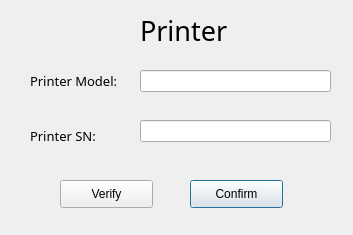
<?xml version="1.0" encoding="UTF-8"?>
<ui version="4.0">
 <class>Dialog</class>
 <widget class="QDialog" name="Dialog">
  <property name="geometry">
   <rect>
    <x>0</x>
    <y>0</y>
    <width>353</width>
    <height>235</height>
   </rect>
  </property>
  <property name="windowTitle">
   <string>Dialog</string>
  </property>
  <widget class="QLabel" name="title">
   <property name="geometry">
    <rect>
     <x>140</x>
     <y>10</y>
     <width>121</width>
     <height>41</height>
    </rect>
   </property>
   <property name="font">
    <font>
     <family>Product Sans</family>
     <pointsize>20</pointsize>
    </font>
   </property>
   <property name="text">
    <string>Printer</string>
   </property>
  </widget>
  <widget class="QLineEdit" name="unitV_text">
   <property name="geometry">
    <rect>
     <x>140</x>
     <y>120</y>
     <width>191</width>
     <height>22</height>
    </rect>
   </property>
  </widget>
  <widget class="QPushButton" name="confirm_button">
   <property name="geometry">
    <rect>
     <x>190</x>
     <y>180</y>
     <width>93</width>
     <height>28</height>
    </rect>
   </property>
   <property name="text">
    <string>Confirm</string>
   </property>
  </widget>
  <widget class="QLabel" name="label_2">
   <property name="geometry">
    <rect>
     <x>30</x>
     <y>120</y>
     <width>101</width>
     <height>31</height>
    </rect>
   </property>
   <property name="font">
    <font>
     <family>Product Sans Light</family>
     <pointsize>10</pointsize>
    </font>
   </property>
   <property name="text">
    <string>Printer SN:</string>
   </property>
  </widget>
  <widget class="QLineEdit" name="unitSN_text">
   <property name="geometry">
    <rect>
     <x>140</x>
     <y>70</y>
     <width>191</width>
     <height>22</height>
    </rect>
   </property>
  </widget>
  <widget class="QLabel" name="label">
   <property name="geometry">
    <rect>
     <x>30</x>
     <y>65</y>
     <width>111</width>
     <height>31</height>
    </rect>
   </property>
   <property name="font">
    <font>
     <family>Product Sans Light</family>
     <pointsize>10</pointsize>
    </font>
   </property>
   <property name="text">
    <string>Printer Model:</string>
   </property>
  </widget>
  <widget class="QPushButton" name="check_button">
   <property name="geometry">
    <rect>
     <x>60</x>
     <y>180</y>
     <width>93</width>
     <height>28</height>
    </rect>
   </property>
   <property name="text">
    <string>Verify</string>
   </property>
  </widget>
 </widget>
 <resources/>
 <connections/>
</ui>
